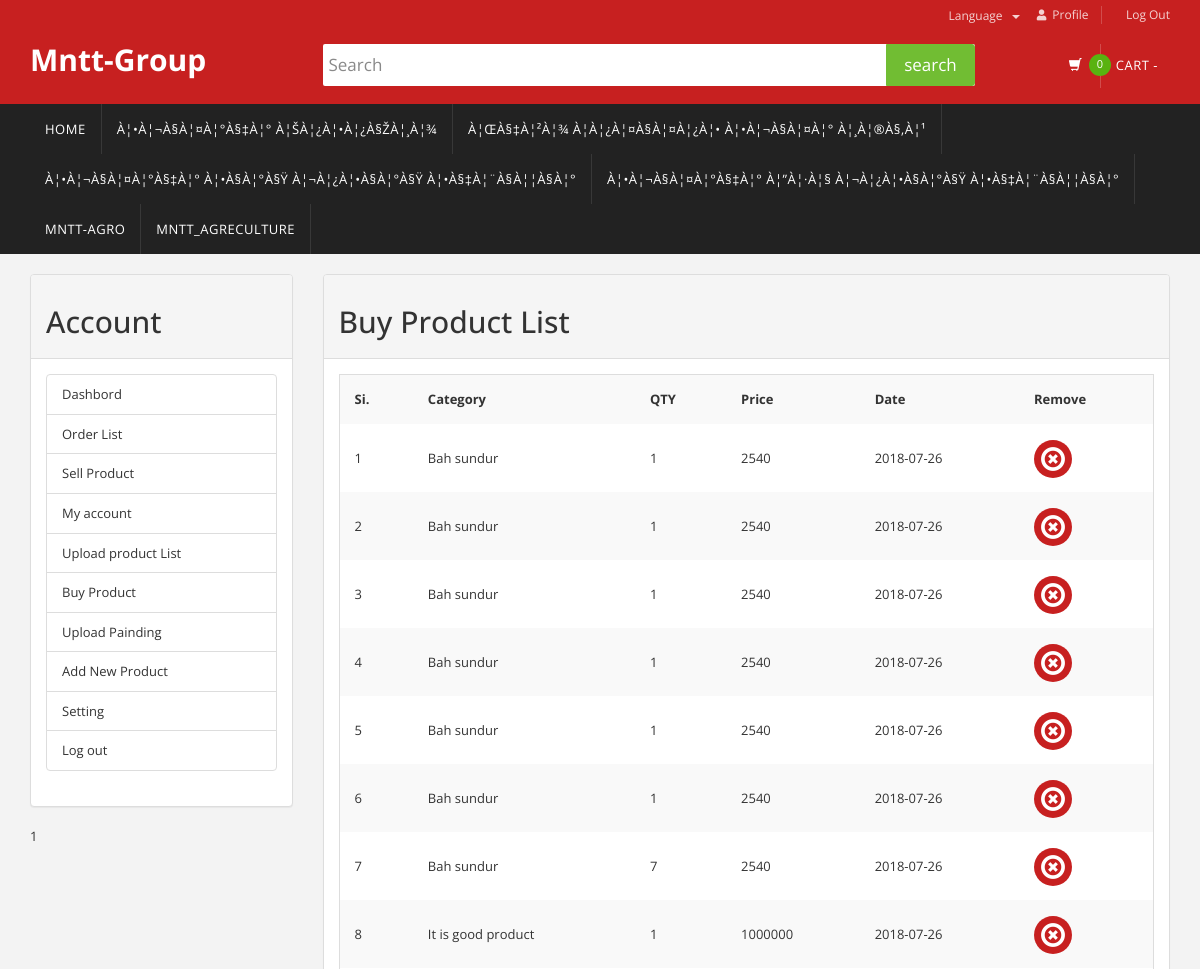
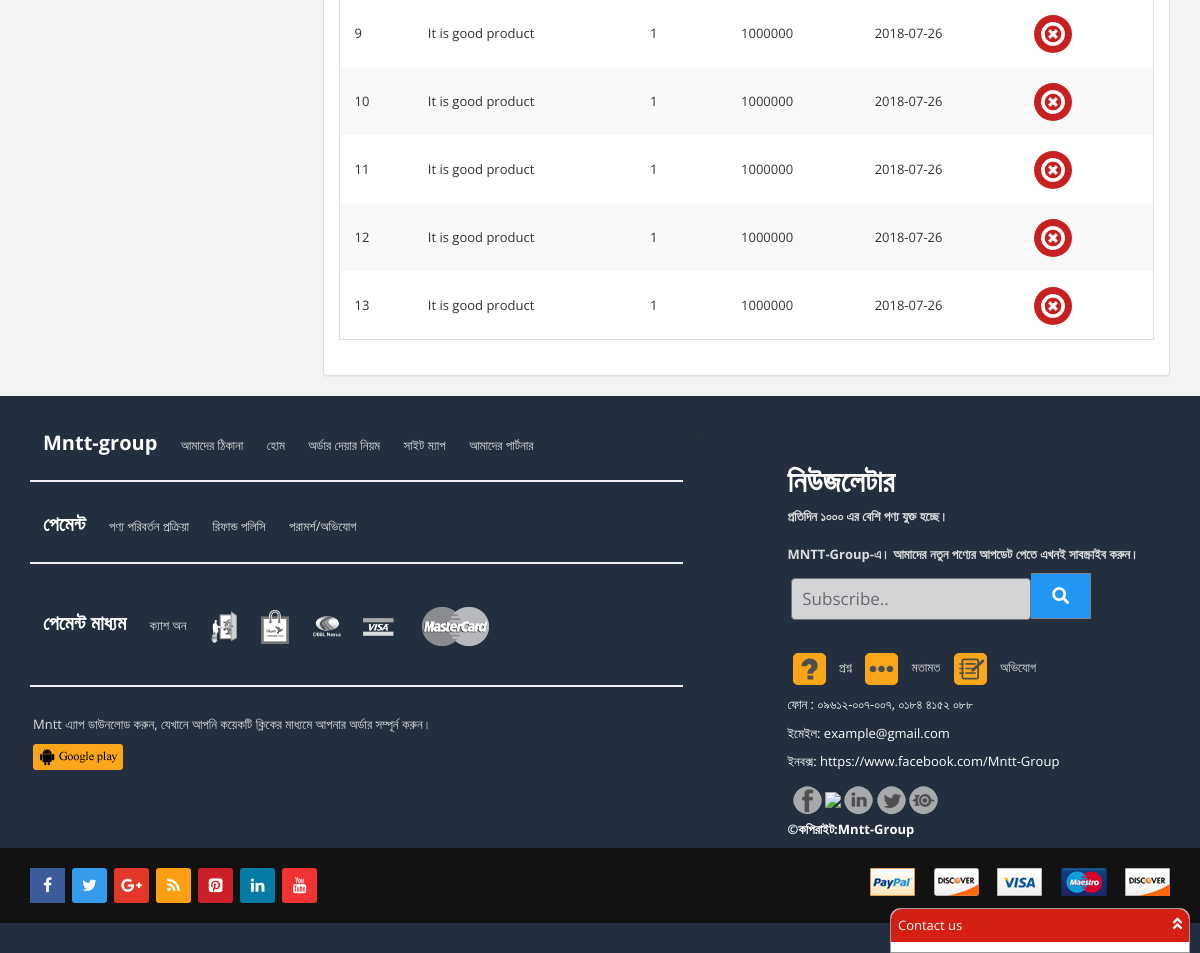
Screenshot of /buy_list.php (signed in) with the database file from the repository (2 pictures, top to bottom).
### tables this page shows
CREATE TABLE `category` (
  `id` int(11) NOT NULL,
  `categorys` varchar(255) NOT NULL,
  `cat_icon` varchar(255) NOT NULL
);

CREATE TABLE `card` (
  `card_id` int(11) NOT NULL,
  `author_id` int(11) NOT NULL,
  `p_id` int(11) NOT NULL,
  `u_id` int(11) NOT NULL DEFAULT '0',
  `buy_usur_id` int(11) NOT NULL,
  `compleate_order` int(11) NOT NULL DEFAULT '0',
  `p_name` varchar(255) NOT NULL,
  `quantity` int(11) NOT NULL,
  `p_des` text NOT NULL,
  `p_price` int(11) NOT NULL,
  `p_image` varchar(255) NOT NULL,
  `c_date` date NOT NULL
);

### lib/Database.php (called while the page is built, shortened)
<?php
Class Database{
	public $link;
	private function connectDB(){
	$this->link = new mysqli('localhost','root','','ntt_group');
 }
	public function select($query){
		$result = $this->link->query($query) or die($this->link->error.__LINE__);
		if($result->num_rows > 0){
			return $result;
		} else {
			return false;
		}
	}
}

### buy_list.php (the view, shortened to what this page needs)
<!DOCTYPE html>
<html lang="en">
  <head>
   <?php include 'inc/link.php'?>
  </head>
  <body class="cnt-home">
    <header class="header-style-1">
      <?php include 'inc/search.php'?>
      <?php include 'inc/nav.php'?>
    </header>
    <div class="body-content outer-top-xs" id="top-banner-and-menu">
      <div class="container">
        <div class="row">
        <div class="col-xs-12 col-sm-12 col-md-3 sidebar">
          <?php echo include 'inc/dashbord_sideber.php';?>
        </div>
        <div class="col-xs-12 col-sm-12 col-md-9 homebanner-holder">
          <div class="row">
            <div class="col-md-12">
              <div class="panel panel-default">
              <div class="panel-heading"><h2>Buy Product List</h2></div>
              <div class="panel-body">
                <table class="table table-striped table-bordered">
                  <tr class="">
                    <th style="padding: 15px">Si.</th>
                    <th style="padding: 15px">Category</th>
                    <th style="padding: 15px">QTY</th>
                    <th style="padding: 15px">Price</th>
                    <th style="padding: 15px">Date</th>
                    <th style="padding: 15px">Remove</th>
                  </tr>
                <?php
                $u_id=$_SESSION['usur_id'];
                  $new_product="SELECT * from card where u_id='$u_id' && compleate_order=1 order by p_id desc";
                  if($con_new_product=$db->select($new_product)){
                    $i=0;
                    while ($new_product_select=$con_new_product->fetch_assoc()) {
                      $i++;
                ?>
                  <tr>
                    <td style="padding: 15px"><?php echo $i?></td>
                    <td style="padding: 15px"><?php echo $new_product_select['p_name']?></td>
                    <td style="padding: 15px"><?php echo $new_product_select['quantity'];?></td>
                    <td style="padding: 15px"><?php echo $new_product_select['p_price'];?></td>
                    <td style="padding: 15px"><?php echo $new_product_select['c_date'];?></td>
                    <td style="padding: 15px"><a href="?remove_buy_product=<?php echo $new_product_select['card_id'];?>" class=""><span class="glyphicon glyphicon-remove-circle close_icon"></span></a></td>
                  </tr>
                <?php }} ?>
                </table>
              </div>
          </div>
            </div>
          </div>
        </div>
        </div>
      </div>
    </div>
    <?php include "inc/footer.php";?>

### inc/nav.php (shortened to what this page needs)
<div class="header-nav animate-dropdown">
        <div class="container">
          <div class="yamm navbar navbar-default" role="navigation">
            <div class="nav-bg-class">
              <div class="navbar-collapse collapse" id="mc-horizontal-menu-collapse">
                <div class="nav-outer">
                  <ul class="nav navbar-nav">
                    <li class="dropdown hidden-sm">
                      <a href="index.php">Home</a>
                    </li>
                     <?php
                        $query = "SELECT * FROM category order by id Asc";
                        $insert_category = $db->select($query);
                        if ($insert_category) {
                        while ( $result = $insert_category->fetch_assoc()) {
                          $category=$result['categorys'];
                      ?>
                    <li class="dropdown hidden-sm">
                      <a href="showmore.php?product_cat=<?php echo $category;?>"><?php echo $category?></a>
                    </li>
                  <?php }}?>
                  </ul>
                </div>
              </div>
            </div>
          </div>
        </div>
      </div>

### rows the page displays
category: categorys "À¦•À¦¬À§À¦¤À¦°À§‡À¦° À¦ŠÀ¦¿À¦•À¦¿À§ŽÀ¦¸À¦¾"
category: categorys "À¦ŒÀ§‡À¦²À¦¾ À¦­À¦¿À¦¤À§À¦¤À¦¿À¦• À¦•À¦¬À§À¦¤À¦° À¦¸À¦®À§‚À¦¹"
category: categorys "À¦•À¦¬À§À¦¤À¦°À§‡À¦° À¦•À§À¦°À§Ÿ À¦¬À¦¿À¦•À§À¦°À§Ÿ À¦•À§‡À¦¨À§À¦¦À§À¦°"
category: categorys "À¦•À¦¬À§À¦¤À¦°À§‡À¦° À¦”À¦·À¦§ À¦¬À¦¿À¦•À§À¦°À§Ÿ À¦•À§‡À¦¨À§À¦¦À§À¦°"
category: categorys "MNTT-AGRO"
category: categorys "MNTT_AGRECULTURE"
card: p_name "Bah sundur", quantity "1", p_price "2540", c_date "2018-07-26"
card: p_name "Bah sundur", quantity "1", p_price "2540", c_date "2018-07-26"
card: p_name "Bah sundur", quantity "1", p_price "2540", c_date "2018-07-26"
card: p_name "Bah sundur", quantity "1", p_price "2540", c_date "2018-07-26"
card: p_name "Bah sundur", quantity "1", p_price "2540", c_date "2018-07-26"
card: p_name "Bah sundur", quantity "1", p_price "2540", c_date "2018-07-26"
card: p_name "Bah sundur", quantity "7", p_price "2540", c_date "2018-07-26"
card: p_name "It is good product", quantity "1", p_price "1000000", c_date "2018-07-26"
card: p_name "It is good product", quantity "1", p_price "1000000", c_date "2018-07-26"
card: p_name "It is good product", quantity "1", p_price "1000000", c_date "2018-07-26"
card: p_name "It is good product", quantity "1", p_price "1000000", c_date "2018-07-26"
card: p_name "It is good product", quantity "1", p_price "1000000", c_date "2018-07-26"
card: p_name "It is good product", quantity "1", p_price "1000000", c_date "2018-07-26"

### other values shown
$i "0"
include 'inc/dashbord_sideber.php' "1"
